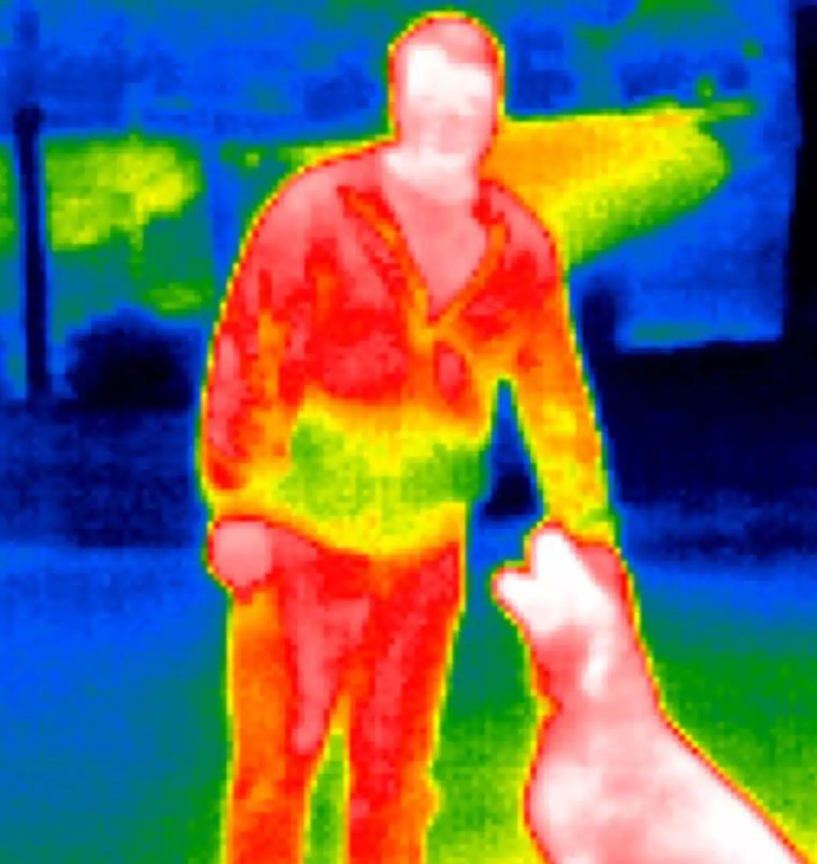
#> input picture module4/thermal.png, 817 x 864 px, shrunk from 1522 x 1610 before the run, given in place of video1.mp4, which was not available
$ python tracking_validation.py
#> lines starting #> are read from the running program, lines starting #| are printed output that depends on the picture; pictures that were not available may be replaced by others from this repository, and a replacement may not be noted
"""
# CSc 8830: Computer Vision - Assignment 6
# Part B: Point Tracking Validation

## Description
This script validates theoretical Lucas-Kanade motion tracking against actual pixel locations.
It extracts two consecutive frames (60 and 61) from a video, detects trackable corners using
the Shi-Tomasi method, and predicts their new sub-pixel coordinates. It then uses template
matching to find the 'actual' ground truth location in the second frame and computes the
Euclidean pixel error.

## Execution Instructions
Ensure your source videos are named 'video1.mp4' and 'video2.mp4' and are located in the
same directory as this script. Run the script from the terminal:

python3 tracking_validation.py

The script will automatically process both videos and output a formatted validation table
comparing Actual, Original, and Predicted (x,y) coordinates, along with the calculated error.

## Requirements
- Python 3.x
- OpenCV (cv2)
- NumPy
"""

import cv2
import numpy as np

def validate_tracking(video_path, frame_idx=60):
#> called with video_path = 'video1.mp4', frame_idx = 60
    cap = cv2.VideoCapture(video_path)

    # Extract consecutive frames
    cap.set(cv2.CAP_PROP_POS_FRAMES, frame_idx)
    ret1, frame1 = cap.read()
#> frame1 is the input picture: shape (864, 817, 3); mean B, G, R 100.7, 105.6, 106.8
    ret2, frame2 = cap.read()
    cap.release()

    if not ret1 or not ret2:
        print(f"Could not read frames from {video_path}")
        return

    gray1 = cv2.cvtColor(frame1, cv2.COLOR_BGR2GRAY)
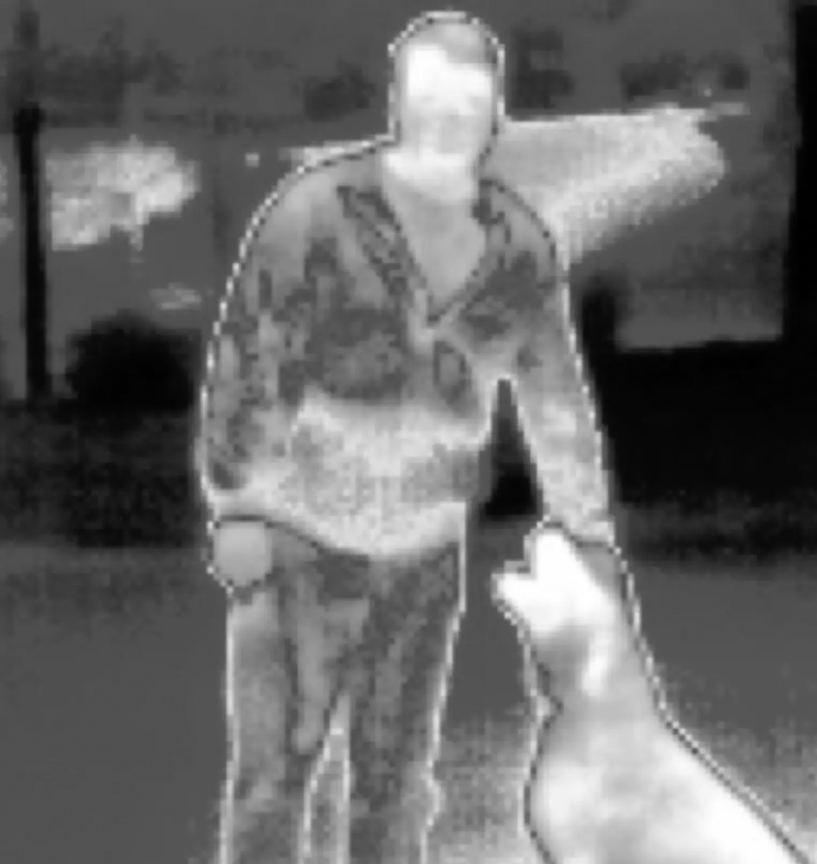
#> gray1: shape (864, 817); min 0, max 255, mean 105.4
    gray2 = cv2.cvtColor(frame2, cv2.COLOR_BGR2GRAY)

    # 1. Feature Detection using Shi-Tomasi
    corners = cv2.goodFeaturesToTrack(gray1, maxCorners=20, qualityLevel=0.01, minDistance=30)
#> corners = 20 rows, first 8: [538, 523], [680, 729], [237, 264], [619, 549], [389, 45], [506, 616], [210, 523], [204, 392]

    if corners is None:
        return

    # 2. Prediction using Lucas-Kanade
    p1_pred, st, err = cv2.calcOpticalFlowPyrLK(gray1, gray2, corners, None, winSize=(15, 15), maxLevel=2)
#> p1_pred has the same summary as corners; st = 20 values from 1 to 1; err = 20 values from 0 to 0

    print(f"TRACKING VALIDATION - {video_path}")
    print(f"{'#':<4} {'Actual (x,y)':<18} {'Original (x,y)':<18} {'Predicted (x,y)':<18} {'Error (px)':<10}")

    errors = []

    for i, (p0_curr, p1_curr, status) in enumerate(zip(corners, p1_pred, st)):
        if not status:
            continue

        x0, y0 = p0_curr.ravel()
        x_pred, y_pred = p1_curr.ravel()

        # 3. Ground Truth Extraction via Template Matching
        w = 7 # 15x15 template window
        x0_int, y0_int = int(round(x0)), int(round(y0))

        # Ensure we don't go out of bounds
        if y0_int-w < 0 or y0_int+w+1 > gray1.shape[0] or x0_int-w < 0 or x0_int+w+1 > gray1.shape[1]:
            continue

        template = gray1[y0_int-w:y0_int+w+1, x0_int-w:x0_int+w+1]

        search_w = 15
        y_start = max(0, y0_int - search_w)
        y_end = min(gray2.shape[0], y0_int + search_w + 1)
        x_start = max(0, x0_int - search_w)
        x_end = min(gray2.shape[1], x0_int + search_w + 1)

        search_area = gray2[y_start:y_end, x_start:x_end]

        if search_area.shape[0] < template.shape[0] or search_area.shape[1] < template.shape[1]:
            continue

        res = cv2.matchTemplate(search_area, template, cv2.TM_CCOEFF_NORMED)
        _, _, _, max_loc = cv2.minMaxLoc(res)

        x_actual = x_start + max_loc[0] + w
        y_actual = y_start + max_loc[1] + w

        # 4. Validation: Compute Euclidean error
        error = np.sqrt((x_pred - x_actual)**2 + (y_pred - y_actual)**2)
        errors.append(error)

        print(f"{i:<4} ({x_actual:5.1f}, {y_actual:5.1f})      ({x0:5.1f}, {y0:5.1f})      ({x_pred:5.1f}, {y_pred:5.1f})      {error:.2f}")
#> this loop made 20 passes
#> (x0, y0, x_pred, y_pred, x0_int, y0_int, y_start, y_end) on passes 1 to 12: (538, 523, 538, 523, 538, 523, 508, 539), (680, 729, 680, 729, 680, 729, 714, 745), (237, 264, 237, 264, 237, 264, 249, 280), (619, 549, 619, 549, 619, 549, 534, 565), (389, 45, 389, 45, 389, 45, 30, 61), (506, 616, 506, 616, 506, 616, 601, 632), (210, 523, 210, 523, 210, 523, 508, 539), (204, 392, 204, 392, 204, 392, 377, 408), (600, 432, 600, 432, 600, 432, 417, 448), (792, 849, 792, 849, 792, 849, 834, 864), (302, 168, 302, 168, 302, 168, 153, 184), (495, 38, 495, 38, 495, 38, 23, 54)
#| 0    (538.0, 523.0)      (538.0, 523.0)      (538.0, 523.0)      0.00
#| 1    (680.0, 729.0)      (680.0, 729.0)      (680.0, 729.0)      0.00
#| 2    (237.0, 264.0)      (237.0, 264.0)      (237.0, 264.0)      0.00
#| 3    (619.0, 549.0)      (619.0, 549.0)      (619.0, 549.0)      0.00
#| 4    (389.0,  45.0)      (389.0,  45.0)      (389.0,  45.0)      0.00
#| 5    (506.0, 616.0)      (506.0, 616.0)      (506.0, 616.0)      0.00
#| 6    (210.0, 523.0)      (210.0, 523.0)      (210.0, 523.0)      0.00
#| 7    (204.0, 392.0)      (204.0, 392.0)      (204.0, 392.0)      0.00
#> (further printed lines are left out)
#> pass 1, in validate_tracking, `search_area = gray2[y_start:y_end, x_start:x_end]`:
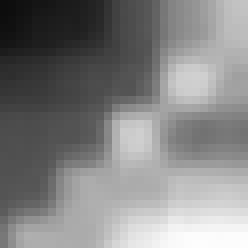
#> search_area: shape (31, 31) (shown 8 times larger); min 13, max 253, mean 130.6
#> pass 2, in validate_tracking, `search_area = gray2[y_start:y_end, x_start:x_end]`:
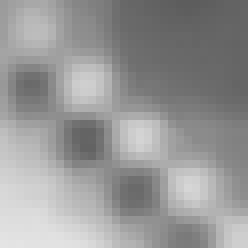
#> search_area: shape (31, 31) (shown 8 times larger); min 93, max 228, mean 151.2
#> pass 3, in validate_tracking, `search_area = gray2[y_start:y_end, x_start:x_end]`:
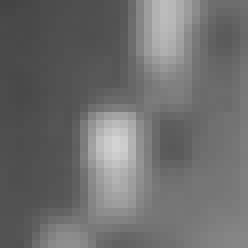
#> search_area: shape (31, 31) (shown 8 times larger); min 68, max 210, mean 109.3
#> after the loop:
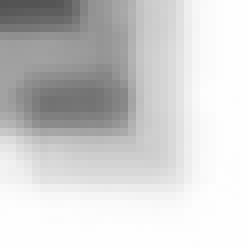
#> search_area: shape (31, 31) (shown 8 times larger); min 83, max 254, mean 208.5
#> after the loop, errors = [0, 0, 0, 0, 0, 0, 0, 0, 0, 0, 0, 0, 0, 0, 0, 0, 0, 0, 0, 0]

    if errors:
        print(f"\nMean error: {np.mean(errors):.2f} px")
#| Mean error: 0.00 px
        print(f"Max error:  {np.max(errors):.2f} px")
#| Max error:  0.00 px
        print(f"Min error:  {np.min(errors):.2f} px\n")
#| Min error:  0.00 px

if __name__ == "__main__":
    validate_tracking('video1.mp4')
    validate_tracking('video2.mp4')
#> the loop in validate_tracking (call 2), `for i, (p0_curr, p1_curr, status) in enumerate(zip(corners, p1_pred, s..` made 20 passes
#| 0    (538.0, 523.0)      (538.0, 523.0)      (538.0, 523.0)      0.00
#| 1    (680.0, 729.0)      (680.0, 729.0)      (680.0, 729.0)      0.00
#| 2    (237.0, 264.0)      (237.0, 264.0)      (237.0, 264.0)      0.00
#| 3    (619.0, 549.0)      (619.0, 549.0)      (619.0, 549.0)      0.00
#| 4    (389.0,  45.0)      (389.0,  45.0)      (389.0,  45.0)      0.00
#| 5    (506.0, 616.0)      (506.0, 616.0)      (506.0, 616.0)      0.00
#| 6    (210.0, 523.0)      (210.0, 523.0)      (210.0, 523.0)      0.00
#| 7    (204.0, 392.0)      (204.0, 392.0)      (204.0, 392.0)      0.00
#> (further printed lines are left out)
#| Mean error: 0.00 px
#| Max error:  0.00 px
#| Min error:  0.00 px
